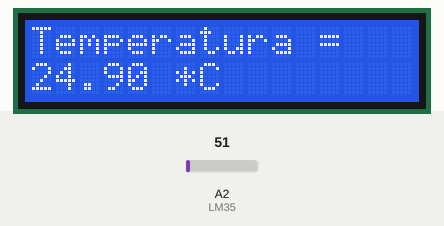
This sketch was run on a simulated Arduino Uno, built with avr-gcc and run on an emulated ATmega328P. Shown: 16×2 character LCD. The inputs (shaded band) are chosen by the test bench; at power-on: A2 (LM35) = 51.

Above: at 11.2 s.
11.3 s: A2 (LM35) set to 22
At 12.5 s:
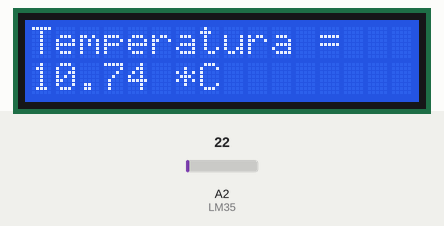
13.0 s: A2 (LM35) set to 18
At 14.1 s:
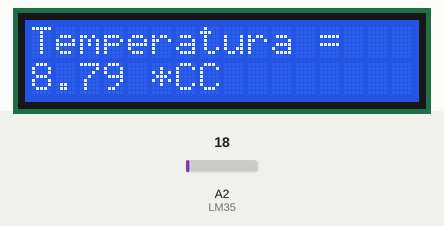
14.5 s: A2 (LM35) set to 30
At 15.7 s:
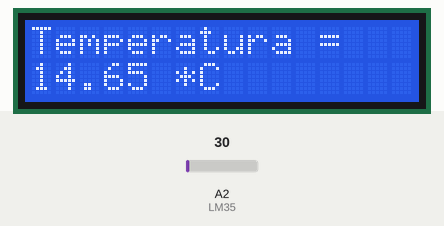
Timing chart, 0 to 17.5 s (numbered marks = the images above; inputs shaded):
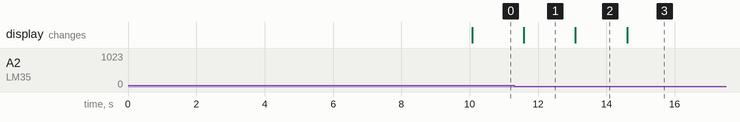

The sketch:

exemplo_temperatura_LCD.ino
```cpp
#include <LiquidCrystal.h>
const int LM35 = 2;
float temperatura = 0;
int ADClido = 0;

LiquidCrystal lcd(12,11,5,4,3,2);

void setup(){
  lcd.begin(16,2);
  lcd.setCursor(0,0);
  lcd.print("Ola Christian W.");
  lcd.setCursor(0,1);
  lcd.print("Surkamp");
  delay(10000);
}

void loop(){
  ADClido = analogRead(LM35);
  temperatura = ADClido * 0.48828125;

  lcd.setCursor(0,0);
  lcd.print("Temperatura =   ");
  lcd.setCursor(0,1);
  lcd.print(temperatura);
  lcd.print(" *C");
  delay(500);
}
```

Measured:
- the behaviour switches between 21 and 20 on A2 (LM35) (found by bisection; images 1 and 2)
- after the input at 11.3 s, the display: changes after 0.28 s (image 1)
- after the input at 13.0 s, the display: changes after 0.09 s (image 2)
- after the input at 14.5 s, the display: changes after 0.10 s (image 3)
